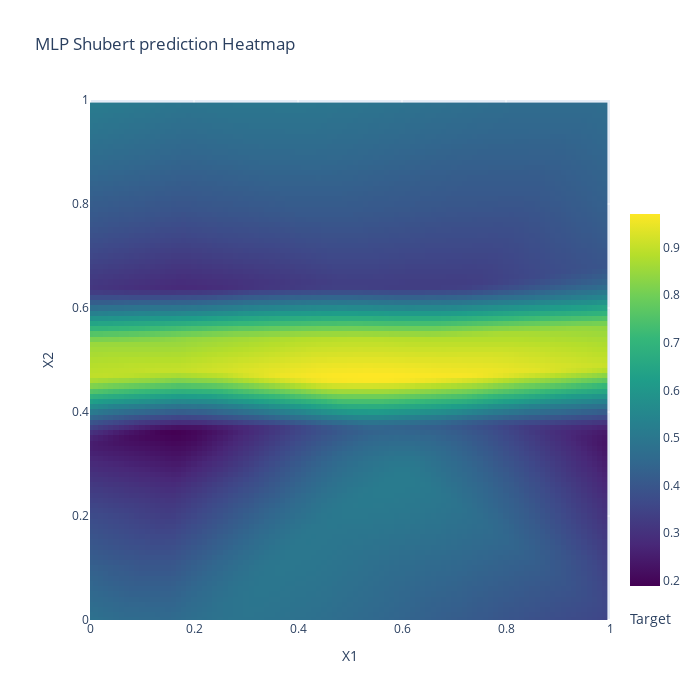

This figure's notebook cell:
### Code cell
# Set input space
n_dim_X = 2
X_bounds = np.array([(0, 1)]*n_dim_X)

# Plot heatmap
plot_heatmap(mlp_model.predict, 'MLP Shubert prediction', X_bounds)

### Figure 1 — Plotly figure (JSON) as saved in the notebook; plotly's stock layout.template omitted (floating-point values rounded to 4 significant figures; data arrays with more than 128 entries replaced by an {"elided": "..."} marker saying what was removed)
{"data": [{"colorbar": {"len": 0.8, "thickness": 30, "title": {"side": "bottom", "text": "Target"}, "x": 1, "xanchor": "left", "y": 0, "yanchor": "bottom"}, "colorscale": [[0, "#440154"], [0.1111, "#482878"], [0.2222, "#3e4989"], [0.3333, "#31688e"], [0.4444, "#26828e"], [0.5556, "#1f9e89"], [0.6667, "#35b779"], [0.7778, "#6ece58"], [0.8889, "#b5de2b"], [1, "#fde725"]], "type": "heatmap", "x": [0, 0.01, 0.02, 0.03, 0.04, 0.05, 0.06, 0.07, 0.08, 0.09, 0.1, 0.11, 0.12, 0.13, 0.14, 0.15, 0.16, 0.17, 0.18, 0.19, 0.2, 0.21, 0.22, 0.23, 0.24, 0.25, 0.26, 0.27, 0.28, 0.29, 0.3, 0.31, 0.32, 0.33, 0.34, 0.35, 0.36, 0.37, 0.38, 0.39, 0.4, 0.41, 0.42, 0.43, 0.44, 0.45, 0.46, 0.47, 0.48, 0.49, 0.5, 0.51, 0.52, 0.53, 0.54, 0.55, 0.56, 0.57, 0.58, 0.59, 0.6, 0.61, 0.62, 0.63, 0.64, 0.65, 0.66, 0.67, 0.68, 0.69, 0.7, 0.71, 0.72, 0.73, 0.74, 0.75, 0.76, 0.77, 0.78, 0.79, 0.8, 0.81, 0.82, 0.83, 0.84, 0.85, 0.86, 0.87, 0.88, 0.89, 0.9, 0.91, 0.92, 0.93, 0.94, 0.95, 0.96, 0.97, 0.98, 0.99], "y": [0, 0.01, 0.02, 0.03, 0.04, 0.05, 0.06, 0.07, 0.08, 0.09, 0.1, 0.11, 0.12, 0.13, 0.14, 0.15, 0.16, 0.17, 0.18, 0.19, 0.2, 0.21, 0.22, 0.23, 0.24, 0.25, 0.26, 0.27, 0.28, 0.29, 0.3, 0.31, 0.32, 0.33, 0.34, 0.35, 0.36, 0.37, 0.38, 0.39, 0.4, 0.41, 0.42, 0.43, 0.44, 0.45, 0.46, 0.47, 0.48, 0.49, 0.5, 0.51, 0.52, 0.53, 0.54, 0.55, 0.56, 0.57, 0.58, 0.59, 0.6, 0.61, 0.62, 0.63, 0.64, 0.65, 0.66, 0.67, 0.68, 0.69, 0.7, 0.71, 0.72, 0.73, 0.74, 0.75, 0.76, 0.77, 0.78, 0.79, 0.8, 0.81, 0.82, 0.83, 0.84, 0.85, 0.86, 0.87, 0.88, 0.89, 0.9, 0.91, 0.92, 0.93, 0.94, 0.95, 0.96, 0.97, 0.98, 0.99], "z": {"elided": "100x100 float values"}}], "layout": {"height": 700, "showlegend": true, "title": {"text": "MLP Shubert prediction Heatmap"}, "width": 700, "xaxis": {"constrain": "domain", "range": [0, 1], "title": {"text": "X1"}}, "yaxis": {"constrain": "domain", "range": [0, 1], "scaleanchor": "x", "scaleratio": 1, "title": {"text": "X2"}}}}
